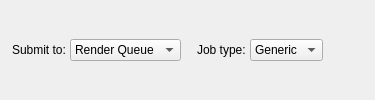
     <widget class="QFrame" name="header_frame">
      <property name="lineWidth">
       <number>0</number>
      </property>
      <layout class="QGridLayout" name="header_gridLayout">
       <property name="leftMargin">
        <number>12</number>
       </property>
       <property name="topMargin">
        <number>6</number>
       </property>
       <property name="rightMargin">
        <number>12</number>
       </property>
       <property name="bottomMargin">
        <number>6</number>
       </property>
       <property name="spacing">
        <number>4</number>
       </property>
       <item row="0" column="1">
        <widget class="QComboBox" name="submitTo_comboBox">
         <property name="sizePolicy">
          <sizepolicy hsizetype="Maximum" vsizetype="Fixed">
           <horstretch>0</horstretch>
           <verstretch>0</verstretch>
          </sizepolicy>
         </property>
         <item>
          <property name="text">
           <string>Render Queue</string>
          </property>
         </item>
         <item>
          <property name="text">
           <string>Deadline</string>
          </property>
         </item>
        </widget>
       </item>
       <item row="0" column="3">
        <widget class="QLabel" name="jobType_label">
         <property name="text">
          <string>Job type:</string>
         </property>
         <property name="buddy">
          <cstring>jobType_comboBox</cstring>
         </property>
        </widget>
       </item>
       <item row="0" column="0">
        <widget class="QLabel" name="submitTo_label">
         <property name="text">
          <string>Submit to:</string>
         </property>
         <property name="buddy">
          <cstring>submitTo_comboBox</cstring>
         </property>
        </widget>
       </item>
       <item row="0" column="4">
        <widget class="QComboBox" name="jobType_comboBox">
         <property name="sizePolicy">
          <sizepolicy hsizetype="Maximum" vsizetype="Fixed">
           <horstretch>0</horstretch>
           <verstretch>0</verstretch>
          </sizepolicy>
         </property>
         <item>
          <property name="text">
           <string>Generic</string>
          </property>
         </item>
         <item>
          <property name="text">
           <string>Maya</string>
          </property>
         </item>
         <item>
          <property name="text">
           <string>Nuke</string>
          </property>
         </item>
        </widget>
       </item>
       <item row="0" column="5">
        <spacer name="header_horizontalSpacer2">
         <property name="orientation">
          <enum>Qt::Horizontal</enum>
         </property>
         <property name="sizeHint" stdset="0">
          <size>
           <width>40</width>
           <height>20</height>
          </size>
         </property>
        </spacer>
       </item>
       <item row="0" column="2">
        <spacer name="header_horizontalSpacer1">
         <property name="orientation">
          <enum>Qt::Horizontal</enum>
         </property>
         <property name="sizeType">
          <enum>QSizePolicy::Fixed</enum>
         </property>
         <property name="sizeHint" stdset="0">
          <size>
           <width>12</width>
           <height>20</height>
          </size>
         </property>
        </spacer>
       </item>
      </layout>
     </widget>
